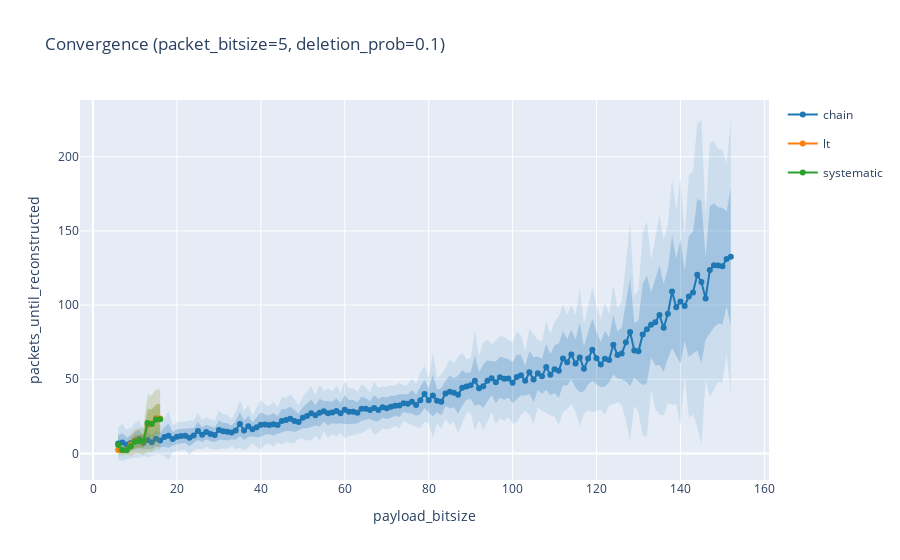

The notebook cell this image was saved under:
### Markdown cell above
### Plot results

### Code cell
import plotly.express as px
import plotly.graph_objects as go

summary = results_table.groupby(["impl", "payload_bitsize"], as_index=False).agg(
    mean_packets=("packets_until_reconstructed", "mean"),
    std_packets=("packets_until_reconstructed", "std"),
)

impls = sorted(summary["impl"].unique())
palette = px.colors.qualitative.D3
color_map = {impl: palette[i % len(palette)] for i, impl in enumerate(impls)}


def to_rgba(color, alpha):
    if color.startswith("rgb"):
        values = color[color.find("(") + 1 : color.find(")")].split(",")
        r, g, b = [int(v.strip()) for v in values]
    else:
        hex_color = color.lstrip("#")
        r = int(hex_color[0:2], 16)
        g = int(hex_color[2:4], 16)
        b = int(hex_color[4:6], 16)
    return f"rgba({r},{g},{b},{alpha})"


fig = go.Figure()

for impl in impls:
    df_impl = summary[summary["impl"] == impl].sort_values("payload_bitsize")
    x = df_impl["payload_bitsize"]
    mean = df_impl["mean_packets"]
    std = df_impl["std_packets"].fillna(0)
    color = color_map[impl]
    band_2 = to_rgba(color, 0.12)
    band_1 = to_rgba(color, 0.24)

    upper_2 = mean + 2 * std
    lower_2 = mean - 2 * std
    upper_1 = mean + std
    lower_1 = mean - std

    fig.add_trace(
        go.Scatter(
            x=x,
            y=upper_2,
            mode="lines",
            line=dict(width=0),
            legendgroup=impl,
            showlegend=False,
            hoverinfo="skip",
        )
    )
    fig.add_trace(
        go.Scatter(
            x=x,
            y=lower_2,
            mode="lines",
            line=dict(width=0),
            fill="tonexty",
            fillcolor=band_2,
            legendgroup=impl,
            showlegend=False,
            hoverinfo="skip",
        )
    )
    fig.add_trace(
        go.Scatter(
            x=x,
            y=upper_1,
            mode="lines",
            line=dict(width=0),
            legendgroup=impl,
            showlegend=False,
            hoverinfo="skip",
        )
    )
    fig.add_trace(
        go.Scatter(
            x=x,
            y=lower_1,
            mode="lines",
            line=dict(width=0),
            fill="tonexty",
            fillcolor=band_1,
            legendgroup=impl,
            showlegend=False,
            hoverinfo="skip",
        )
    )
    fig.add_trace(
        go.Scatter(
            x=x,
            y=mean,
            mode="lines+markers",
            name=impl,
            legendgroup=impl,
            showlegend=True,
            line=dict(color=color),
            marker=dict(color=color, size=6),
        )
    )

fig.update_layout(
    title=f"Convergence (packet_bitsize={PACKET_BITSIZE}, deletion_prob={DELETION_PROB})",
    xaxis_title="payload_bitsize",
    yaxis_title="packets_until_reconstructed",
    legend=dict(groupclick="togglegroup"),
)
fig.show()

### Figure 1 — Plotly figure (JSON) as saved in the notebook; plotly's stock layout.template omitted (floating-point values rounded to 4 significant figures; data arrays with more than 128 entries replaced by an {"elided": "..."} marker saying what was removed)
{"data": [{"hoverinfo": "skip", "legendgroup": "chain", "line": {"width": 0}, "mode": "lines", "showlegend": false, "type": "scatter", "x": {"elided": "147 int values"}, "y": {"elided": "147 float values"}}, {"fill": "tonexty", "fillcolor": "rgba(31,119,180,0.12)", "hoverinfo": "skip", "legendgroup": "chain", "line": {"width": 0}, "mode": "lines", "showlegend": false, "type": "scatter", "x": {"elided": "147 int values"}, "y": {"elided": "147 float values"}}, {"hoverinfo": "skip", "legendgroup": "chain", "line": {"width": 0}, "mode": "lines", "showlegend": false, "type": "scatter", "x": {"elided": "147 int values"}, "y": {"elided": "147 float values"}}, {"fill": "tonexty", "fillcolor": "rgba(31,119,180,0.24)", "hoverinfo": "skip", "legendgroup": "chain", "line": {"width": 0}, "mode": "lines", "showlegend": false, "type": "scatter", "x": {"elided": "147 int values"}, "y": {"elided": "147 float values"}}, {"legendgroup": "chain", "line": {"color": "#1F77B4"}, "marker": {"color": "#1F77B4", "size": 6}, "mode": "lines+markers", "name": "chain", "showlegend": true, "type": "scatter", "x": {"elided": "147 int values"}, "y": {"elided": "147 float values"}}, {"hoverinfo": "skip", "legendgroup": "lt", "line": {"width": 0}, "mode": "lines", "showlegend": false, "type": "scatter", "x": [6, 7, 8, 9, 10, 11, 12, 13, 14, 15, 16], "y": [5.175, 5.097, 5.673, 13.92, 17.21, 16.35, 18.06, 36.47, 39.84, 43.1, 42.98]}, {"fill": "tonexty", "fillcolor": "rgba(255,127,14,0.12)", "hoverinfo": "skip", "legendgroup": "lt", "line": {"width": 0}, "mode": "lines", "showlegend": false, "type": "scatter", "x": [6, 7, 8, 9, 10, 11, 12, 13, 14, 15, 16], "y": [-0.6276, -0.7943, -0.9272, -2.024, -0.5312, -0.01961, -1.209, 1.74, 0.685, 4.19, 4.089]}, {"hoverinfo": "skip", "legendgroup": "lt", "line": {"width": 0}, "mode": "lines", "showlegend": false, "type": "scatter", "x": [6, 7, 8, 9, 10, 11, 12, 13, 14, 15, 16], "y": [3.724, 3.624, 4.023, 9.932, 12.78, 12.26, 13.25, 27.78, 30.05, 33.37, 33.26]}, {"fill": "tonexty", "fillcolor": "rgba(255,127,14,0.24)", "hoverinfo": "skip", "legendgroup": "lt", "line": {"width": 0}, "mode": "lines", "showlegend": false, "type": "scatter", "x": [6, 7, 8, 9, 10, 11, 12, 13, 14, 15, 16], "y": [0.823, 0.6785, 0.7228, 1.962, 3.905, 4.073, 3.61, 10.42, 10.47, 13.92, 13.81]}, {"legendgroup": "lt", "line": {"color": "#FF7F0E"}, "marker": {"color": "#FF7F0E", "size": 6}, "mode": "lines+markers", "name": "lt", "showlegend": true, "type": "scatter", "x": [6, 7, 8, 9, 10, 11, 12, 13, 14, 15, 16], "y": [2.274, 2.151, 2.373, 5.947, 8.342, 8.165, 8.428, 19.1, 20.26, 23.64, 23.54]}, {"hoverinfo": "skip", "legendgroup": "systematic", "line": {"width": 0}, "mode": "lines", "showlegend": false, "type": "scatter", "x": [6, 7, 8, 9, 10, 11, 12, 13, 14, 15, 16], "y": [13.7, 6.061, 5.053, 10.49, 15.64, 16.76, 18.14, 40.36, 39.1, 42.65, 43.77]}, {"fill": "tonexty", "fillcolor": "rgba(44,160,44,0.12)", "hoverinfo": "skip", "legendgroup": "systematic", "line": {"width": 0}, "mode": "lines", "showlegend": false, "type": "scatter", "x": [6, 7, 8, 9, 10, 11, 12, 13, 14, 15, 16], "y": [-2.145, -1.299, -0.811, -0.8262, 0.1157, 0.02256, -0.9269, 0.5837, 0.6991, 2.652, 2.283]}, {"hoverinfo": "skip", "legendgroup": "systematic", "line": {"width": 0}, "mode": "lines", "showlegend": false, "type": "scatter", "x": [6, 7, 8, 9, 10, 11, 12, 13, 14, 15, 16], "y": [9.738, 4.221, 3.587, 7.662, 11.76, 12.57, 13.37, 30.42, 29.5, 32.65, 33.4]}, {"fill": "tonexty", "fillcolor": "rgba(44,160,44,0.24)", "hoverinfo": "skip", "legendgroup": "systematic", "line": {"width": 0}, "mode": "lines", "showlegend": false, "type": "scatter", "x": [6, 7, 8, 9, 10, 11, 12, 13, 14, 15, 16], "y": [1.816, 0.541, 0.655, 2.003, 3.996, 4.206, 3.84, 10.53, 10.3, 12.65, 12.65]}, {"legendgroup": "systematic", "line": {"color": "#2CA02C"}, "marker": {"color": "#2CA02C", "size": 6}, "mode": "lines+markers", "name": "systematic", "showlegend": true, "type": "scatter", "x": [6, 7, 8, 9, 10, 11, 12, 13, 14, 15, 16], "y": [5.777, 2.381, 2.121, 4.832, 7.877, 8.389, 8.607, 20.47, 19.9, 22.65, 23.03]}], "layout": {"legend": {"groupclick": "togglegroup"}, "title": {"text": "Convergence (packet_bitsize=5, deletion_prob=0.1)"}, "xaxis": {"title": {"text": "payload_bitsize"}}, "yaxis": {"title": {"text": "packets_until_reconstructed"}}}}
